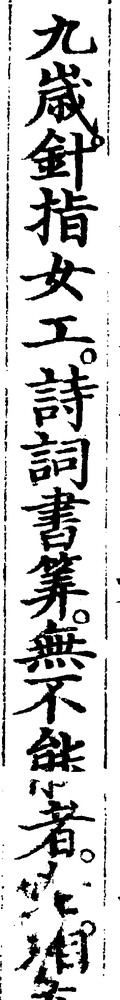
#> input picture 4_binarized_lines/10/013.png, 120 x 1000 px, shrunk from 236 x 1973 before the run, found by its file name; its folder holds 2 pictures in this run
$ python 6_bin.py
#> lines starting #> are read from the running program, lines starting #| are printed output that depends on the picture; after the words box and inside, x2 and y2 are one past the last pixel; in counts of white or black regions, pixels touching at a corner belong together
import os
import cv2

def binarize_images_in_folder(input_folder, output_folder):
    # 创建保存二值化图像的文件夹
#> called with input_folder = './1_dataset_lines/10/', output_folder = './4_binary/10/'
    os.makedirs(output_folder, exist_ok=True)

    # 获取文件夹中的所有文件
    file_list = os.listdir(input_folder)

    # 用于递增文件名的计数器
    counter = 1

    for file_name in file_list:
        # 检查文件是否为图像文件
        if file_name.endswith(('.jpg', '.jpeg', '.png', '.bmp')):
            # 构建图像文件的完整路径
            image_path = os.path.join(input_folder, file_name)

            # 读取图像
            image = cv2.imread(image_path, 0)  # 以灰度图像的形式读取
#> image is the input picture: shape (1000, 120); min 0, max 255, mean 202.6

            # 进行二值化处理
            _, binary_image = cv2.threshold(image, 175, 255, cv2.THRESH_BINARY)
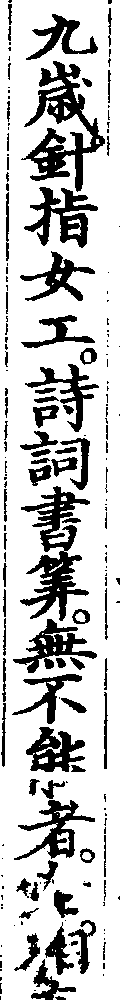
#> binary_image: shape (1000, 120); 77.7% white; 184 black regions (104 under 20 px), largest, box (x1, y1, x2, y2) and area: (21, 61, 105, 192) 3674, (20, 486, 90, 621) 3306, (24, 187, 98, 248) 1799

            # 构建保存二值化图像的文件路径
            binary_image_name = f"{counter}.png"
            binary_image_path = os.path.join(output_folder, binary_image_name)

            # 保存二值化图像
            cv2.imwrite(binary_image_path, binary_image)

            print(f"Binary image saved at: {binary_image_path}")

            # 递增计数器
            counter += 1
#> pass 2 of the loop in binarize_images_in_folder, `for file_name in file_list:`:
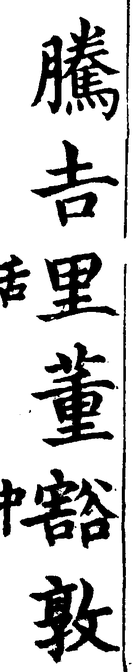
#> input picture 4_binarized_lines/10/027.png, 133 x 672 px, shrunk from 262 x 1325 before the run, found by its file name
#> in binarize_images_in_folder, image is the input picture: shape (672, 133); min 0, max 255, mean 198.6
#> in binarize_images_in_folder, `_, binary_image = cv2.threshold(image, 175, 255, cv2.THRESH_BINARY)`:
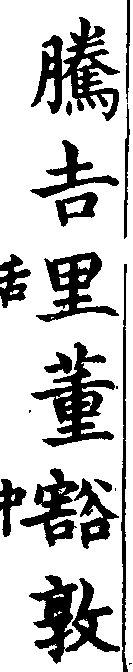
#> binary_image: shape (672, 133); 76.5% white; 20 black regions (4 under 20 px), largest, box (x1, y1, x2, y2) and area: (31, 17, 120, 121) 3520, (29, 575, 120, 664) 3284, (31, 342, 115, 447) 3061

# 指定输入文件夹路径和输出文件夹路径
input_folder = './1_dataset_lines/10/'
output_folder = './4_binary/10/'

# 调用函数进行二值化处理并保存到新文件夹
binarize_images_in_folder(input_folder, output_folder)
